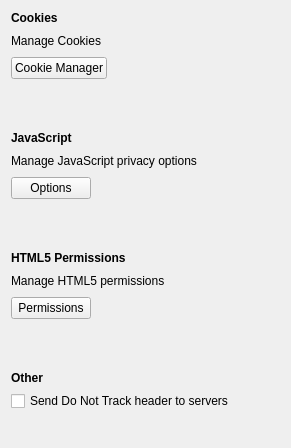
         <widget class="QWidget" name="privacyPage">
          <layout class="QFormLayout" name="formLayout_3">
           <property name="labelAlignment">
            <set>Qt::AlignLeading|Qt::AlignLeft|Qt::AlignVCenter</set>
           </property>
           <item row="0" column="0">
            <widget class="QLabel" name="label_12">
             <property name="text">
              <string>&lt;b&gt;Cookies&lt;/b&gt;</string>
             </property>
            </widget>
           </item>
           <item row="1" column="0">
            <widget class="QLabel" name="label_19">
             <property name="text">
              <string>Manage Cookies</string>
             </property>
            </widget>
           </item>
           <item row="1" column="1">
            <spacer name="horizontalSpacer_6">
             <property name="orientation">
              <enum>Qt::Horizontal</enum>
             </property>
             <property name="sizeType">
              <enum>QSizePolicy::MinimumExpanding</enum>
             </property>
             <property name="sizeHint" stdset="0">
              <size>
               <width>40</width>
               <height>20</height>
              </size>
             </property>
            </spacer>
           </item>
           <item row="2" column="0">
            <widget class="QPushButton" name="cookieManagerBut">
             <property name="sizePolicy">
              <sizepolicy hsizetype="Preferred" vsizetype="Fixed">
               <horstretch>0</horstretch>
               <verstretch>0</verstretch>
              </sizepolicy>
             </property>
             <property name="text">
              <string>Cookie Manager</string>
             </property>
            </widget>
           </item>
           <item row="5" column="0">
            <widget class="QLabel" name="label_61">
             <property name="mouseTracking">
              <bool>true</bool>
             </property>
             <property name="text">
              <string>&lt;b&gt;JavaScript&lt;/b&gt;</string>
             </property>
            </widget>
           </item>
           <item row="6" column="0">
            <widget class="QLabel" name="label_25">
             <property name="mouseTracking">
              <bool>false</bool>
             </property>
             <property name="text">
              <string>Manage JavaScript privacy options</string>
             </property>
            </widget>
           </item>
           <item row="6" column="1">
            <spacer name="horizontalSpacer_20">
             <property name="orientation">
              <enum>Qt::Horizontal</enum>
             </property>
             <property name="sizeType">
              <enum>QSizePolicy::MinimumExpanding</enum>
             </property>
             <property name="sizeHint" stdset="0">
              <size>
               <width>40</width>
               <height>20</height>
              </size>
             </property>
            </spacer>
           </item>
           <item row="7" column="0">
            <widget class="QPushButton" name="jsOptionsButton">
             <property name="sizePolicy">
              <sizepolicy hsizetype="Preferred" vsizetype="Fixed">
               <horstretch>0</horstretch>
               <verstretch>0</verstretch>
              </sizepolicy>
             </property>
             <property name="text">
              <string>Options</string>
             </property>
            </widget>
           </item>
           <item row="11" column="0">
            <widget class="QLabel" name="label_62">
             <property name="text">
              <string>&lt;b&gt;HTML5 Permissions&lt;/b&gt;</string>
             </property>
            </widget>
           </item>
           <item row="12" column="0">
            <widget class="QLabel" name="label_63">
             <property name="text">
              <string>Manage HTML5 permissions</string>
             </property>
            </widget>
           </item>
           <item row="12" column="1">
            <spacer name="horizontalSpacer_49">
             <property name="orientation">
              <enum>Qt::Horizontal</enum>
             </property>
             <property name="sizeType">
              <enum>QSizePolicy::MinimumExpanding</enum>
             </property>
             <property name="sizeHint" stdset="0">
              <size>
               <width>40</width>
               <height>20</height>
              </size>
             </property>
            </spacer>
           </item>
           <item row="13" column="0">
            <widget class="QPushButton" name="html5permissions">
             <property name="sizePolicy">
              <sizepolicy hsizetype="Preferred" vsizetype="Fixed">
               <horstretch>0</horstretch>
               <verstretch>0</verstretch>
              </sizepolicy>
             </property>
             <property name="text">
              <string>Permissions</string>
             </property>
            </widget>
           </item>
           <item row="14" column="0">
            <spacer name="verticalSpacer_20">
             <property name="orientation">
              <enum>Qt::Vertical</enum>
             </property>
             <property name="sizeType">
              <enum>QSizePolicy::MinimumExpanding</enum>
             </property>
             <property name="sizeHint" stdset="0">
              <size>
               <width>20</width>
               <height>40</height>
              </size>
             </property>
            </spacer>
           </item>
           <item row="15" column="0">
            <widget class="QLabel" name="label_50">
             <property name="text">
              <string>&lt;b&gt;Other&lt;/b&gt;</string>
             </property>
            </widget>
           </item>
           <item row="17" column="1">
            <spacer name="horizontalSpacer_47">
             <property name="orientation">
              <enum>Qt::Horizontal</enum>
             </property>
             <property name="sizeType">
              <enum>QSizePolicy::MinimumExpanding</enum>
             </property>
             <property name="sizeHint" stdset="0">
              <size>
               <width>40</width>
               <height>20</height>
              </size>
             </property>
            </spacer>
           </item>
           <item row="16" column="0">
            <widget class="QCheckBox" name="doNotTrack">
             <property name="text">
              <string>Send Do Not Track header to servers</string>
             </property>
            </widget>
           </item>
           <item row="9" column="0">
            <spacer name="verticalSpacer_6">
             <property name="orientation">
              <enum>Qt::Vertical</enum>
             </property>
             <property name="sizeHint" stdset="0">
              <size>
               <width>20</width>
               <height>40</height>
              </size>
             </property>
            </spacer>
           </item>
           <item row="3" column="0">
            <spacer name="verticalSpacer_24">
             <property name="orientation">
              <enum>Qt::Vertical</enum>
             </property>
             <property name="sizeHint" stdset="0">
              <size>
               <width>20</width>
               <height>40</height>
              </size>
             </property>
            </spacer>
           </item>
          </layout>
         </widget>
